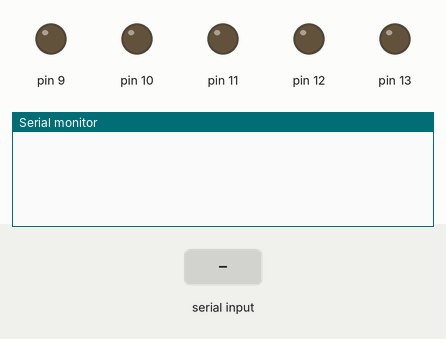
Recording of a sketch running on a simulated Arduino Nano, built with avr-gcc and run on an emulated ATmega328P. Shown: output pins drawn as LEDs (lit = HIGH), the last lines printed to the serial monitor. The test bench sets the inputs (shaded band).

Above: at 1.2 s.
1.3 s: "F" received over Serial
At 1.7 s:
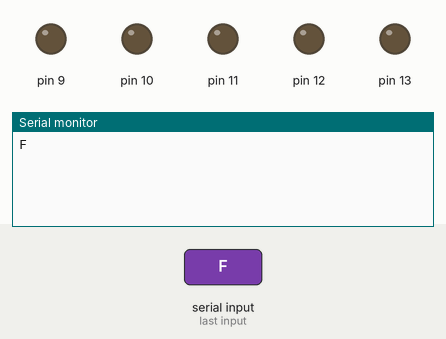
2.8 s: byte 118 ('v') received over Serial
At 4.0 s:
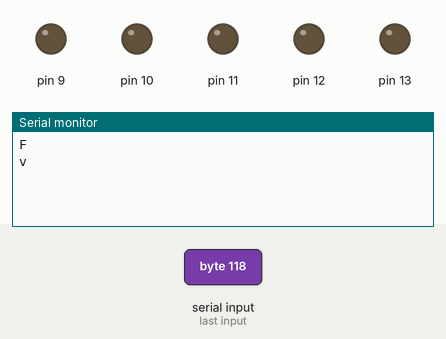
4.3 s: byte 48 ('0') received over Serial
At 5.2 s:
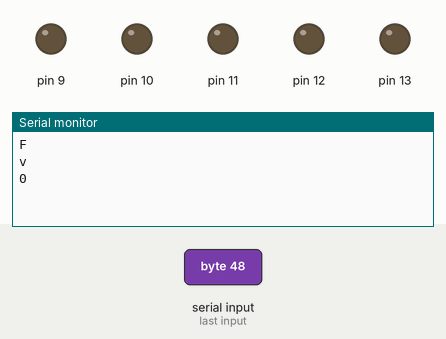
5.8 s: "B" received over Serial
At 6.3 s:
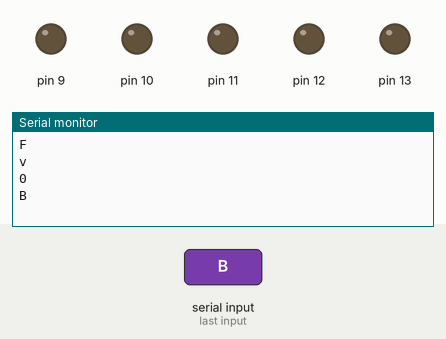
7.3 s: "L" received over Serial
At 8.6 s:
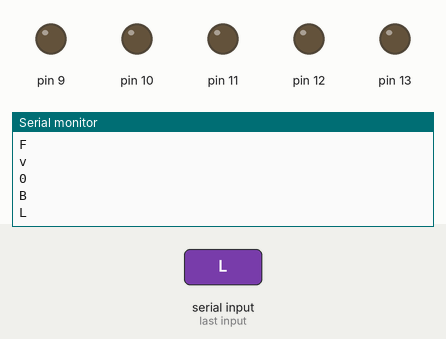

The sketch:

Remote_Titan.ino
```cpp
/* 02.01.2018 Board rev.-1.2~~~~~~~~~~Ревизия платы-1.2
   https://github.com/SFERA-GIT/Nano-shield-rev.-1.2
   Разработано СФЕРА74 (г.Челябинск) http://sphere74.ru/ для
   СФЕРА ЗНАНИЙ (г.Челябинск) http://сферазнаний.рф/
   Пример программы для управляемого Титана.
   Для работы необходим смартфон на базе Android и установленное
   приложение ArdumotiveBT_controller_v2.1.
   1.Для использования приложения на смартфоне необходимо включить
   Bluetooth.
   2. Добавить устройство HC-05 в настройках Bluetooth.
   3. Перейти в приложение Ardumotive_BT и Лист доступных BT устройств
   4. Выбрать модуль HC-05.
   5. Нажать кнопку Статуса подключения и дождаться зеленого индикатора.
*/
int Lms, Rms;

// Создаем переменную для команд Bluetooth
char vcmd;
// Создаем переменные для запоминания скорости двигателей
int vspdL, vspdR;
/* Создаем переменную, на значение которой будет уменьшаться скорость при плавных поворотах.
Текущая скорость должна быть больше этого значения. В противном случае двигатели со стороны направления поворота просто не будут вращаться */

void setup() {
// Устанавливаем скорость передачи данных по Bluetooth
Serial.begin(9600);
  pinMode(9, OUTPUT);
  pinMode(13, OUTPUT);
  pinMode(12, OUTPUT);
  pinMode(10, OUTPUT);
  pinMode(11, OUTPUT);
}

void motor(int x, int y) {
  if (x > 0){digitalWrite (13, 1);}
  else{digitalWrite(13, 0);}
  if (y > 0){digitalWrite (12, 1);}
  else{digitalWrite(12, 0);}
  analogWrite(11, abs(y));
  analogWrite(10, abs(x));
}
void loop() {
// Если есть данные
if (Serial.available())
{
// Читаем команды и заносим их в переменную. char преобразует код символа команды в символ
vcmd = (char)Serial.read();
// Отправляем команду в порт, чтобы можно было их проверить в «Мониторе порта»
Serial.println(vcmd);
//motor(Lms,Rms);
// Вперед
if (vcmd) {} else{
motor(0,0);
}
// Вперед
if (vcmd == 'F') {
motor(Lms,Rms);

}
// Назад
if (vcmd == 'B')
{
motor(-1*Lms,-1*Rms);

}
// Влево
if (vcmd == 'L')
{
motor(Lms,-1*Rms);

}
// Вправо
if (vcmd == 'R')
{

motor(-1*Lms,Rms);
}
// Прямо и влево
if (vcmd == 'G')
{

}
// Прямо и вправо
if (vcmd == 'I')
{

}
// Назад и влево
if (vcmd == 'H')
{

}
// Назад и вправо
if (vcmd == 'J')
{

}
// Стоп
if (vcmd == 'S')
{

}
// Buzzer on
if (vcmd == 'V')
{

}
// Buzzer off
if (vcmd == 'v')
{

}
// Скорость 0%
if (vcmd == '0')
{
Rms=0;
Lms=0;
}
// Скорость 10%
if (vcmd == '1')
{
Rms=70;
Lms=70;
}
// Скорость 20%
if (vcmd == '2')
{
Rms=70;
Lms=70;
}
// Скорость 30%
if (vcmd == '3')
{
Rms=70;
Lms=70;
}
// Скорость 40%
if (vcmd == '4')
{
Rms=120;
Lms=120;
}
// Скорость 50%
if (vcmd == '5')
{
Rms=70;
Lms=70;
}
// Скорость 60%
if (vcmd == '6')
{
Rms=70;
Lms=70;
}
// Скорость 70%
if (vcmd == '7')
{
Rms=70;
Lms=70;
}
// Скорость 80%
if (vcmd == '8')
{
Rms=70;
Lms=70;
}
// Скорость 90%
if (vcmd == '9')
{
Rms=70;
Lms=70;
}
// Скорость 100%
if (vcmd == 'q')
{
Rms=150;
Lms=150;
}
}
}
```

Measured:
- after the input at 1.3 s, the serial monitor: prints a new line at once (image 1)
- after the input at 2.8 s, the serial monitor: prints a new line at once (image 2)
- after the input at 4.3 s, the serial monitor: prints a new line at once (image 3)
- after the input at 5.8 s, the serial monitor: prints a new line at once (image 4)
- after the input at 7.3 s, the serial monitor: prints a new line at once (image 5)
